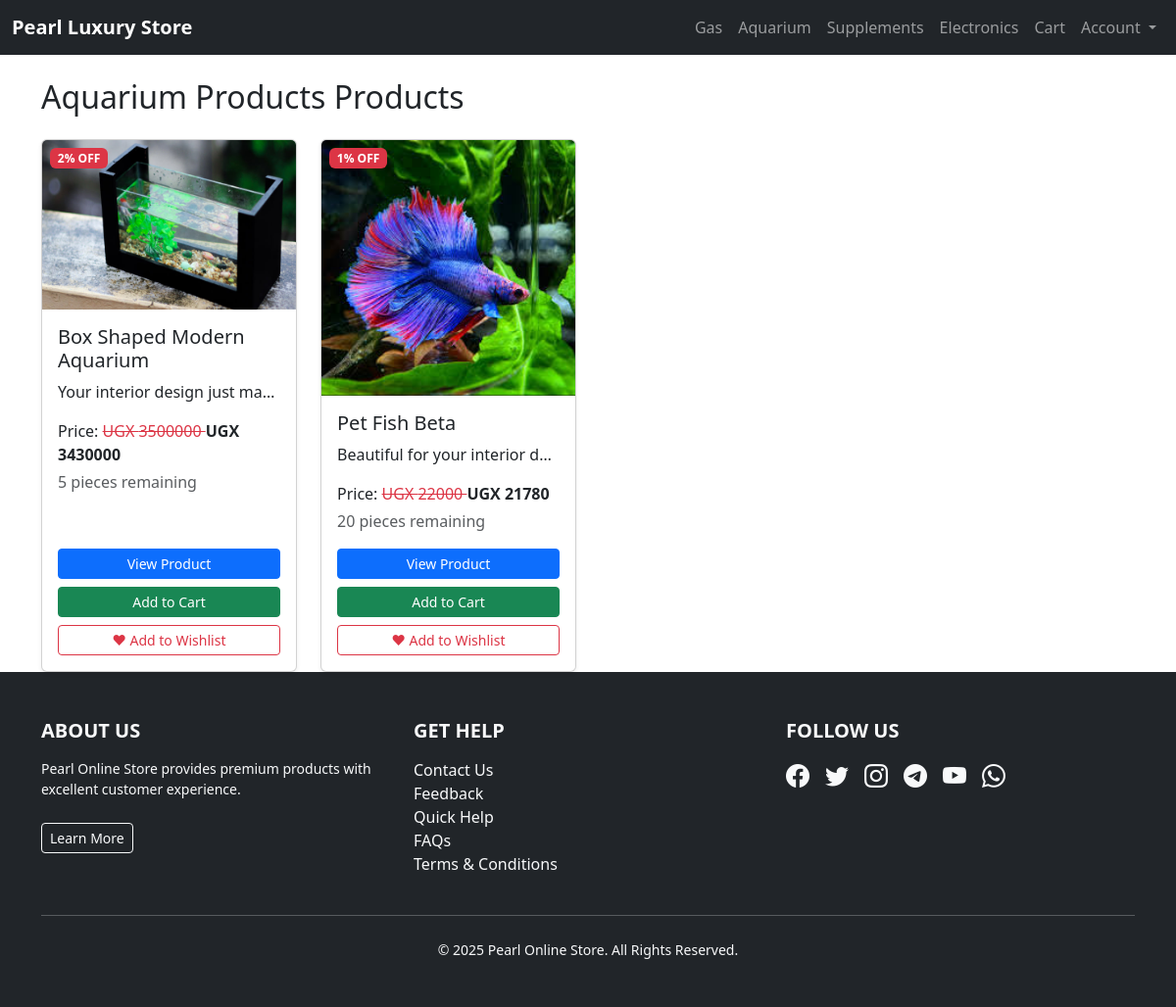
/store/aquarium/, run on the app's committed database.
### pearlApp/models.py (models this page shows, shortened)
class Category(models.Model):
    name = models.CharField(max_length=100, unique=True)
    description = models.TextField(blank=True)
    slug = models.SlugField(
        unique=True, help_text="URL-friendly name for the category"
    )
    image = models.ImageField(
        upload_to="category_images/",
        blank=True,
        null=True,
        help_text="Optional image to represent the category"
    )
    class Meta:
        verbose_name_plural = "Categories"

class Product(models.Model):
    category = models.ForeignKey(
        Category, on_delete=models.CASCADE, related_name="products")
    name = models.CharField(max_length=150)
    description = models.TextField()
    price = models.PositiveIntegerField(help_text="Price in UGX")
    discount = models.PositiveIntegerField(
        default=0, help_text="Discount percentage (0 if none)")
    image = models.ImageField(upload_to="products/")
    stock_quantity = models.PositiveIntegerField(default=0)
    created_at = models.DateTimeField(auto_now_add=True)
    updated_at = models.DateTimeField(auto_now=True)
    class Meta:
        ordering = ["-created_at"]
    @property
    def discounted_price(self):
        if self.discount > 0:
            return self.price - (self.price * self.discount // 100)
        return self.price
    @property
    def stock_display(self):
        unit = "pieces"  # You can later customize per category if needed
        return f"{self.stock_quantity} {unit} remaining"

### pearlApp/views.py (the view)
# urls.py: path("store/aquarium/", views.aquarium_view, name="aquarium"),
def aquarium_view(request):
    return category_page(request, "aquarium-products", "Aquariums", template_name="stores/category_products.html")

### pearlApp/views.py (called while the page is built)
def category_page(request, slug, page_title, template_name="stores/category_products.html"):
    category = get_object_or_404(Category, slug=slug)
    products = Product.objects.filter(category=category)
    return render(request, template_name, {
        "category": category,
        "products": products,
        "page_title": page_title,
    })

### templates/stores/category_products.html (shortened to what this page needs)
{% extends "main.html" %}
{% block content %}
<h2 class="mb-4">{{ category.name }} Products</h2>
<div class="row g-4">
    {% for product in products %}
    <div class="col-md-3">
        <div class="card h-100 shadow-sm position-relative">
            {% if product.image %}
                <img src="{{ product.image.url }}" class="card-img-top" alt="{{ product.name }}">
            {% else %}
                <div class="d-flex align-items-center justify-content-center bg-secondary text-light"
                     style="height:180px;">
                    {{ product.name }}
                </div>
            {% endif %}
            {% if product.discount %}
            <span class="badge bg-danger position-absolute top-0 start-0 m-2">
                {{ product.discount }}% OFF
            </span>
            {% endif %}
            <div class="card-body d-flex flex-column">
                <h5 class="card-title">{{ product.name }}</h5>
                <p class="card-text text-truncate">{{ product.description|truncatewords:12 }}</p>
                <p class="mb-1">
                    Price:
                    {% if product.discount %}
                        <span class="text-decoration-line-through text-danger">
                            UGX {{ product.price }}
                        </span>
                        <span class="fw-bold">
                            UGX {{ product.discounted_price }}
                        </span>
                    {% else %}
                        <span class="fw-bold">UGX {{ product.price }}</span>
                    {% endif %}
                </p>
                <p class="text-muted">{{ product.stock_display }}</p>
                <div class="mt-auto">
                    <a href="{% url 'product_detail' product.pk %}"
                       class="btn btn-sm btn-primary w-100 mb-2">View Product</a>
                    <form action="{% url 'add_to_cart' product.id %}" method="POST" class="mb-2">
                        <button class="btn btn-sm btn-success w-100">Add to Cart</button>
                    </form>
                    <form action="{% url 'add_to_wishlist' product.id %}" method="POST">
                        <button class="btn btn-sm btn-outline-danger w-100">♥ Add to Wishlist</button>
                    </form>
                </div>
            </div>
        </div>
    </div>
    {% empty %}
    <p class="text-center">No products available in this category.</p>
    {% endfor %}
</div>
{% endblock %}

### data on the page
Category: name "Aquarium Products"
Product: image (picture), discount "2", name "Box Shaped Modern Aquarium", description "Your interior design just ma…", price "3500000", discounted_price "3430000", stock_display "5 pieces remaining"
Product: image (picture), discount "1", name "Pet Fish Beta", description "Beautiful for your interior d…", price "22000", discounted_price "21780", stock_display "20 pieces remaining"
